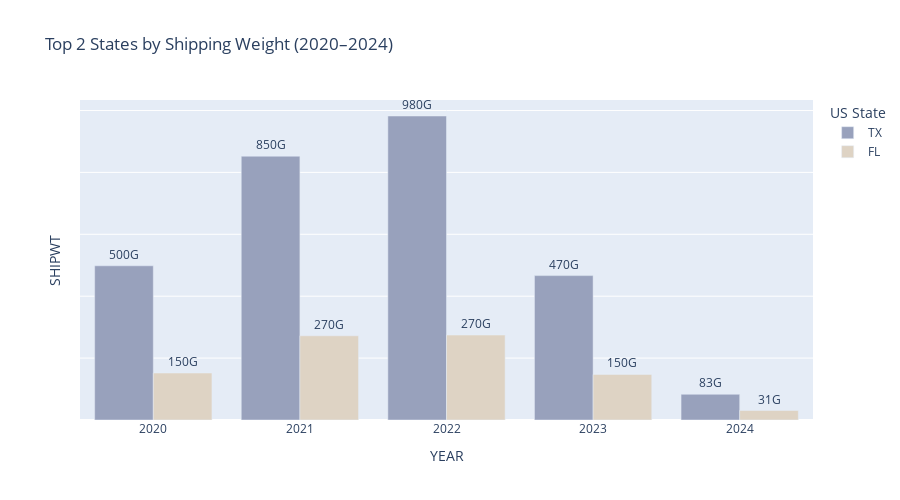
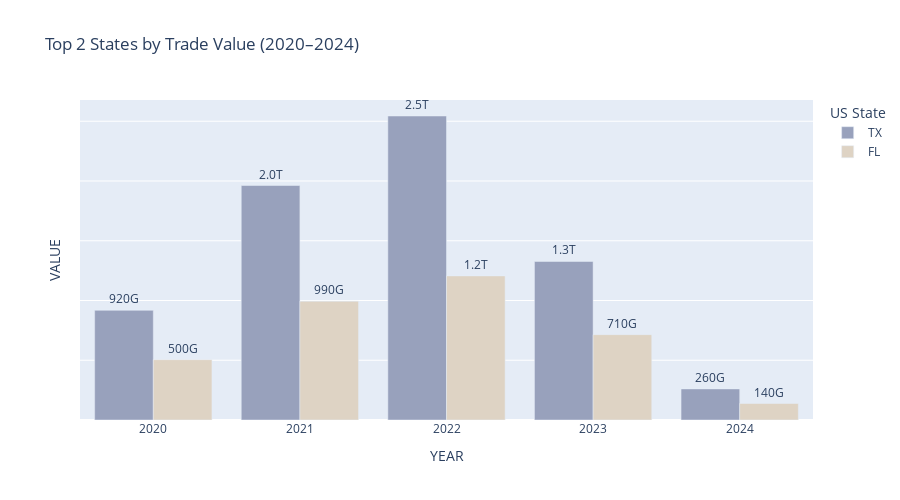

The cell these charts' notebook holds for them, in order:
### Code cell
custom_colors = {
    "CA": "#F564A9",
    "TX": "#98A1BC",
    "FL": "#DED3C4",
    "NY": "#264653",
    "IL": "#670D2F"
}


fig_shipwt = px.bar(
    top2_states_by_shipwt,
    x = "YEAR",
    y = "SHIPWT",
    color = "USASTATE",
    barmode = "group",
    title = "Top 2 States by Shipping Weight (2020–2024)",
    text = "SHIPWT",
    color_discrete_map = custom_colors
)

fig_shipwt.update_layout(
    legend_title_text = "US State", 
    height = 500,
    yaxis = dict(
        showticklabels = False)
)
fig_shipwt.update_traces(texttemplate='%{text:.2s}', textposition='outside')

fig_shipwt.show()

fig_value = px.bar(
    top2_states_by_value,
    x = "YEAR",
    y = "VALUE",
    color = "USASTATE",
    barmode = "group",
    title = "Top 2 States by Trade Value (2020–2024)",
    text = "VALUE",
    color_discrete_map = custom_colors
)
fig_value.update_layout(
    legend_title_text = "US State", 
    height = 500,
    yaxis = dict(
        showticklabels = False)
)

fig_value.update_traces(texttemplate='%{text:.2s}', textposition='outside')

fig_value.show()

### Figure 1 — Plotly figure (JSON) as saved in the notebook; plotly's stock layout.template omitted (floating-point values rounded to 4 significant figures)
{"data": [{"alignmentgroup": "True", "hovertemplate": "USASTATE=TX<br>YEAR=%{x}<br>SHIPWT=%{text}<extra></extra>", "legendgroup": "TX", "marker": {"color": "#98A1BC", "pattern": {"shape": ""}}, "name": "TX", "offsetgroup": "TX", "orientation": "v", "showlegend": true, "text": [498247776608, 852373295905, 982196127874, 466484741943, 83174593304], "textposition": "outside", "texttemplate": "%{text:.2s}", "type": "bar", "x": [2020, 2021, 2022, 2023, 2024], "xaxis": "x", "y": [498247776608, 852373295905, 982196127874, 466484741943, 83174593304], "yaxis": "y"}, {"alignmentgroup": "True", "hovertemplate": "USASTATE=FL<br>YEAR=%{x}<br>SHIPWT=%{text}<extra></extra>", "legendgroup": "FL", "marker": {"color": "#DED3C4", "pattern": {"shape": ""}}, "name": "FL", "offsetgroup": "FL", "orientation": "v", "showlegend": true, "text": [151794507872, 272151830051, 274485380556, 147177872098, 30702843381], "textposition": "outside", "texttemplate": "%{text:.2s}", "type": "bar", "x": [2020, 2021, 2022, 2023, 2024], "xaxis": "x", "y": [151794507872, 272151830051, 274485380556, 147177872098, 30702843381], "yaxis": "y"}], "layout": {"barmode": "group", "height": 500, "legend": {"title": {"text": "US State"}, "tracegroupgap": 0}, "title": {"text": "Top 2 States by Shipping Weight (2020–2024)"}, "xaxis": {"anchor": "y", "domain": [0, 1], "title": {"text": "YEAR"}}, "yaxis": {"anchor": "x", "domain": [0, 1], "showticklabels": false, "title": {"text": "SHIPWT"}}}}

### Figure 2 — Plotly figure (JSON) as saved in the notebook; plotly's stock layout.template omitted (floating-point values rounded to 4 significant figures)
{"data": [{"alignmentgroup": "True", "hovertemplate": "USASTATE=TX<br>YEAR=%{x}<br>VALUE=%{text}<extra></extra>", "legendgroup": "TX", "marker": {"color": "#98A1BC", "pattern": {"shape": ""}}, "name": "TX", "offsetgroup": "TX", "orientation": "v", "showlegend": true, "text": [917844288529, 1962296595801, 2544015893248, 1326623157171, 260057915511], "textposition": "outside", "texttemplate": "%{text:.2s}", "type": "bar", "x": [2020, 2021, 2022, 2023, 2024], "xaxis": "x", "y": [917844288529, 1962296595801, 2544015893248, 1326623157171, 260057915511], "yaxis": "y"}, {"alignmentgroup": "True", "hovertemplate": "USASTATE=FL<br>YEAR=%{x}<br>VALUE=%{text}<extra></extra>", "legendgroup": "FL", "marker": {"color": "#DED3C4", "pattern": {"shape": ""}}, "name": "FL", "offsetgroup": "FL", "orientation": "v", "showlegend": true, "text": [504841551571, 994783460711, 1205789275189, 714332801986, 137988570845], "textposition": "outside", "texttemplate": "%{text:.2s}", "type": "bar", "x": [2020, 2021, 2022, 2023, 2024], "xaxis": "x", "y": [504841551571, 994783460711, 1205789275189, 714332801986, 137988570845], "yaxis": "y"}], "layout": {"barmode": "group", "height": 500, "legend": {"title": {"text": "US State"}, "tracegroupgap": 0}, "title": {"text": "Top 2 States by Trade Value (2020–2024)"}, "xaxis": {"anchor": "y", "domain": [0, 1], "title": {"text": "YEAR"}}, "yaxis": {"anchor": "x", "domain": [0, 1], "showticklabels": false, "title": {"text": "VALUE"}}}}
